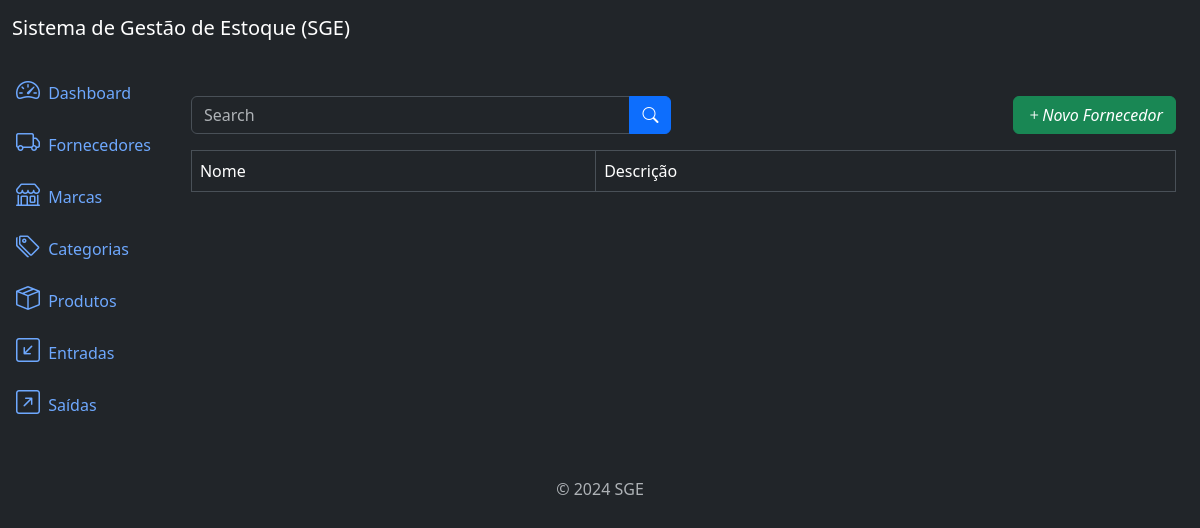
Page /supplier/list/ on the earlier database version.
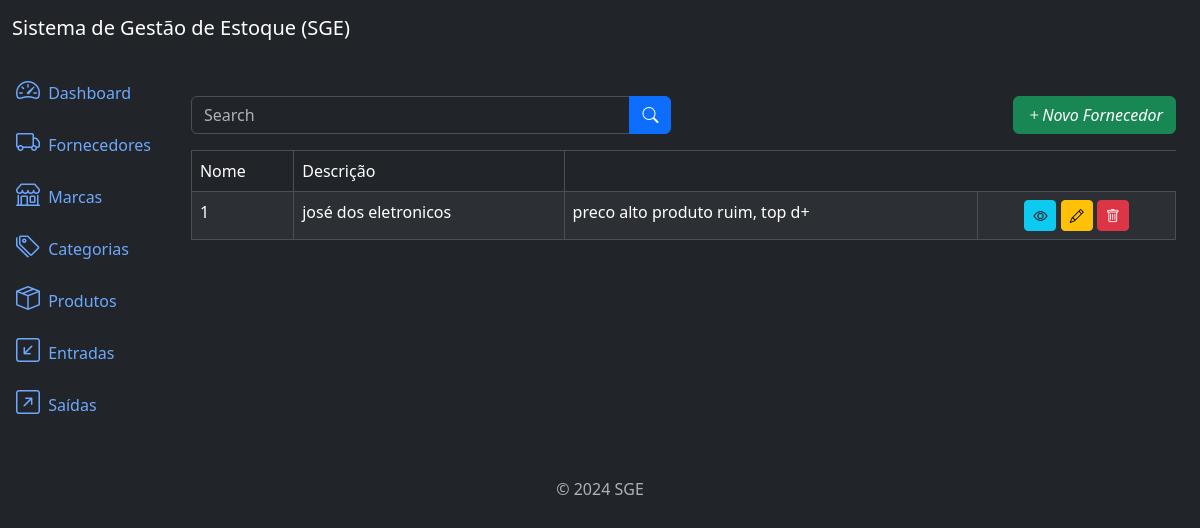
Same page on the later database version.
### suppliers/models.py (models this page shows, shortened)
class Supplier(models.Model):
    name = models.CharField(max_length=500)
    description = models.TextField(null=True, blank=True)
    created_at = models.DateTimeField(auto_now_add=True)
    updated_at = models.DateTimeField(auto_now=True)
    class Meta:
        ordering = ['name']

### suppliers/views.py (the view)
class SupplierListView(ListView):
    model = Supplier
    template_name = 'supplier_list.html'
    context_object_name = 'suppliers'
    paginate_by = 10
    def get_queryset(self):
        queryset = super().get_queryset()
        name = self.request.GET.get('name')
        if name:
            queryset = queryset.filter(name__icontains=name)
        return queryset

### suppliers/templates/supplier_list.html (shortened to what this page needs)
{% extends "base.html" %}
{% block content %}
    <div class="row mb-3">
        <div class="col-md-6">
            <form action="{% url "supplier_list" %}" method="get">
                <div class="input-group">
                    <input type="text" class="form-control" placeholder="Search" value={{request.GET.name}}>
                    <button type="submit" class="btn btn-primary">
                        <i class="bi bi-search"></i>
                    </button>
                </div>
            </form>
        </div>
        <div class="col-md-6">
            <a href="{% url "supplier_create" %}" class="btn btn-success float-end">
                <i class="bi bi-plus">Novo Fornecedor</i>
            </a>
        </div>
    </div>
    <div class="table-responsive">
        <table class="table table-striped table-bordered">
            <thead class="thead-dark">
                <tr>
                    <td>Nome</td>
                    <td>Descrição</td>
                </tr>
            </thead>
            <tbody>
                {% for supplier in suppliers %}
                    <td>{{supplier.id}}</td>
                    <td>{{supplier.name}}</td>
                    <td>{{supplier.description}}</td>
                    <td class="text-center">
                        <a href="{% url "supplier_detail" supplier.id %}" class="btn btn-info btn-sm">
                            <i class="bi bi-eye"></i>
                        </a>
                        <a href="{% url "supplier_update" supplier.id%}" class="btn btn-warning btn-sm">
                            <i class="bi bi-pencil"></i>
                        </a>
                        <a href="{% url "supplier_delete" supplier.id%}" class="btn btn-danger btn-sm">
                            <i class="bi bi-trash"></i>
                        </a>
                    </td>
                {% endfor %}
            </tbody>
        </table>
    </div>
{% endblock content %}

Differences in the rows shown:
added Supplier: id "1", name "josé dos eletronicos", description "preco alto produto ruim, top d+"
